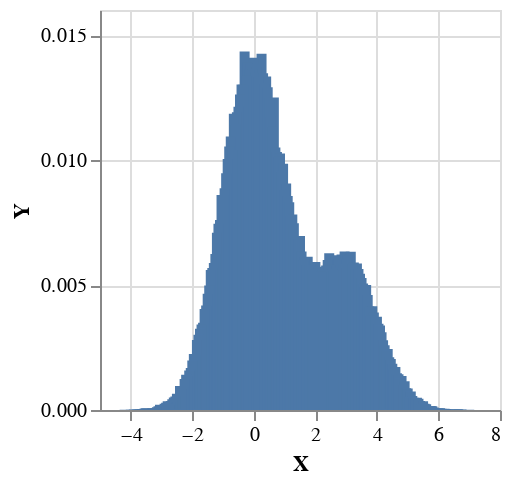

The notebook cell this image was saved under:
### Code cell
sampleIO $ 
    plotVega . toEmpirical . toBins 0.05 
    <$> replicateM 100000 model3

### Figure 1 — Vega-Lite specification as saved in the notebook (floating-point values rounded to 4 significant figures; data arrays with more than 128 entries replaced by an {"elided": "..."} marker saying what was removed)
{"$schema": "https://vega.github.io/schema/vega-lite/v4.json", "data": {"values": {"elided": "215 records"}}, "encoding": {"x": {"field": "X", "type": "quantitative"}, "y": {"field": "Y", "type": "quantitative"}}, "height": 200, "mark": "bar", "width": 200}
